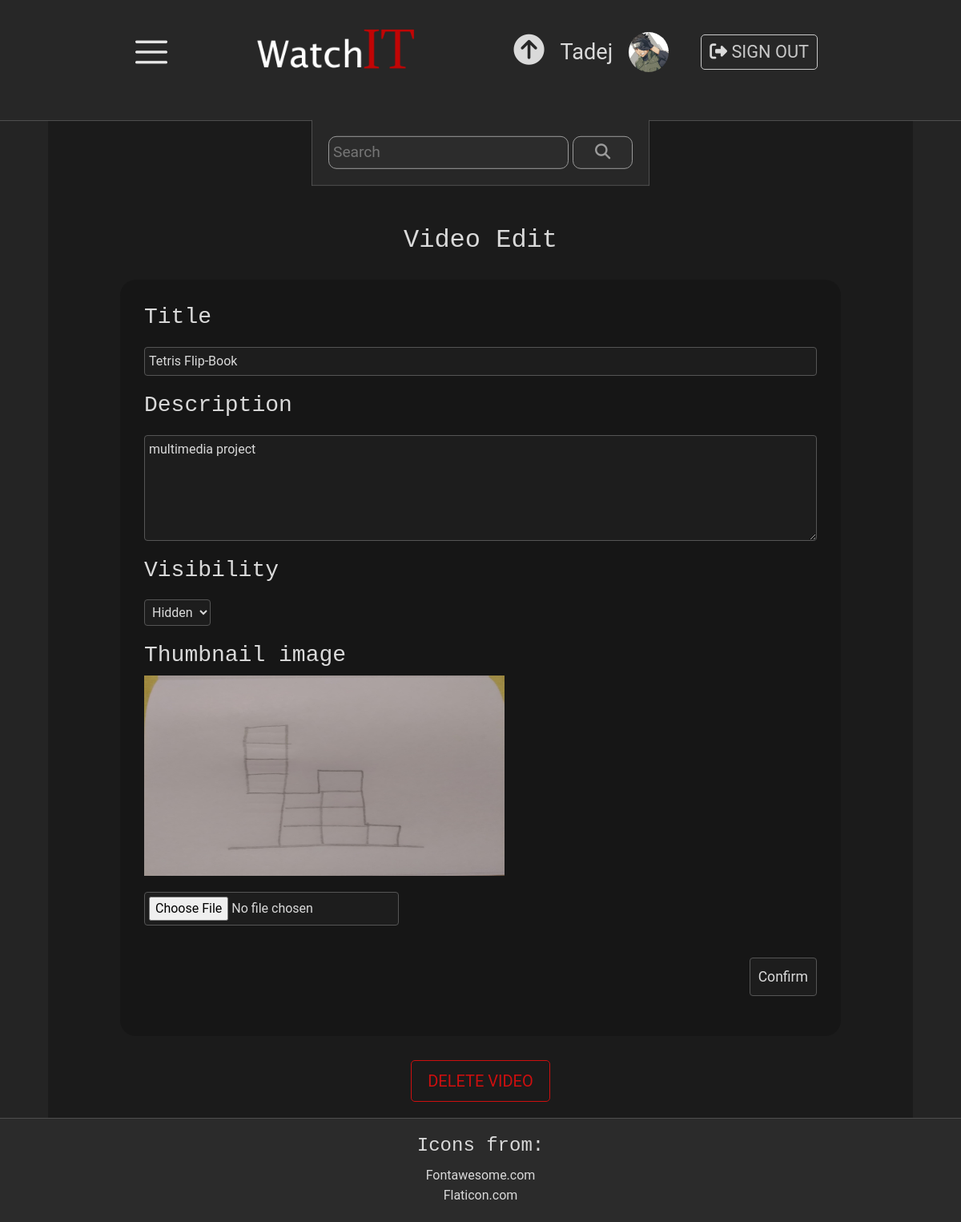
The app's page /edit.php?id=2 (signed in) with its own data.
### tables this page shows
CREATE TABLE `channels` (
  `id` int(11) NOT NULL,
  `url` varchar(255) NOT NULL,
  `subscribers` int(11) NOT NULL,
  `views` int(11) NOT NULL,
  `banner_picture_url` varchar(255) DEFAULT NULL,
  `description` text DEFAULT NULL,
  `user_id` int(11) NOT NULL
);

CREATE TABLE `users` (
  `id` int(11) NOT NULL,
  `username` varchar(100) NOT NULL,
  `password` varchar(255) NOT NULL,
  `email` varchar(255) NOT NULL,
  `profile_picture_url` varchar(255) DEFAULT NULL,
  `creation_date` timestamp NOT NULL DEFAULT current_timestamp()
);

CREATE TABLE `videos` (
  `id` int(11) NOT NULL,
  `video_url` char(255) NOT NULL,
  `thumbnail` varchar(255) NOT NULL,
  `title` varchar(100) NOT NULL,
  `upload_date` timestamp NOT NULL DEFAULT current_timestamp(),
  `description` text DEFAULT NULL,
  `views` int(11) NOT NULL DEFAULT 0,
  `listed` int(1) NOT NULL DEFAULT 0,
  `channel_id` int(11) NOT NULL
);

### select_user.php (called while the page is built)
<?php
    $userID = $_SESSION['userID'];
    $sql =  "SELECT u.*, c.id AS channelID, c.banner_picture_url AS banner, c.description AS channelDescription FROM users u INNER JOIN channels c ON u.id=c.user_id WHERE u.id=?";
    $stmt = $pdo->prepare($sql);
    $stmt->execute([$userID]);
    $user = $stmt->fetch();
?>

### select_video_details.php (called while the page is built, shortened)
<?php
    $videoID = $_GET['id'];
    $sql = "SELECT v.*, c.id AS channelID, u.username AS username, u.profile_picture_url AS pfp, c.subscribers AS subscribers, u.id AS userid
    FROM videos v INNER JOIN channels c ON c.id=v.channel_id
    INNER JOIN users u ON u.id=c.user_id
    WHERE (v.id = ?)";
    $stmt = $pdo->prepare($sql);
    $stmt->execute([$videoID]);
    $video = $stmt->fetch();
?>

### edit.php (the view, shortened to what this page needs)
<?php
require 'connection.php';
include 'select_video_details.php';
?>
<!DOCTYPE html>
<html lang="en">
<head>
    <link rel="stylesheet" href="https://stackpath.bootstrapcdn.com/bootstrap/4.3.1/css/bootstrap.min.css">
    <link rel="stylesheet" href="css/main.css">
    <link rel="stylesheet" href="css/upload.css">
</head>
<body>
    <?php require 'header.php' ?>
    <div class="content">
        <div class="inner-content">
            <h2>Video Edit</h2>
            <div class="upload-form">
                <form action="update_video.php" method="post" enctype="multipart/form-data">
                    <h3>Title</h3>
                    <input type="text" name="title" placeholder="Enter video title" required="required" value="<?php echo $video['title']; ?>">
                    <h3>Description</h3>
                    <textarea name="description" id="description" cols="30" rows="5" placeholder="Video description..."><?php
                                if (isset($video['description'])) {
                                    echo str_replace('<br />', "", $video['description']);
                                }
                            ?></textarea>
                    <h3>Visibility</h3>
                    <select name="listed" id="listed">
                        <?php
                            if ($video['listed'] === 1) {
                                echo "<option value='1' selected='selected'>Visible</option>"
                                . "<option value='0'>Hidden</option>";
                            }
                            else {
                                echo "<option value='1'>Visible</option>"
                                . "<option value='0' selected='selected'>Hidden</option>";
                            }
                        ?>
                    </select>
                    <h3>Thumbnail image</h3>
                    <div class="thumbnail-preview">
                        <?php
                            if (isset($video['thumbnail']) && $video['thumbnail'] != "") {
                                echo "<img src='" . $video['thumbnail'] . "' id='thumbnail'>";
                            }
                            else {
                                echo "<img src='media/images/no-thumbnail.jpg' id='thumbnail'>";
                            }
                        ?>
                    </div>
                    <input type="file" name="thumbnail" id="thumbnail-file">
                    <input type="submit" value="Confirm">
                </form>
            </div>
            <button class="remove-button" id="remove-button">DELETE VIDEO</button>
        </div>
    </div>
    <?php include 'footer.php'; ?>
</body>
</html>

### header.php (shortened to what this page needs)
<?php
    if (isset($_SESSION['userID'])) {
        include 'select_user.php';
    }
?>
<link rel="stylesheet" type="text/css" href="css/header.css">
<link rel="stylesheet" type="text/css" href="css/searchbar.css">
<div class="header-container">
<div class="header">
    <div class="header-content">
        <div class="menu-icon-container-two">
            <img class="menu-icon" id="menu-open-icon-two" src="media/images/menu.png" alt="menu icon" onmouseover="menuHover(this)" onmouseout="menuHoverRelease(this)" onclick="openMenu()">
        </div>
        <div class="logo-container">
            <a href="index.php"><img src="media/images/logo.png" alt="WatchIT"></a>
        </div>
        <div class="account-info">
            <?php
                if (!isset($_SESSION['userID'])) {
                    echo
                    "<ul>"
                        . "<li>"
                        . "<a href='login.php'>"
                            . "<button class='account-button'><i class='fas fa-sign-in-alt'></i> Sign in</button>"
                        . "</a>"
                        . "</li>"
                        . "<li>"
                        . "<a href='register.php'>"
                            . "<button class='account-button'><i class='fas fa-user-plus'></i> Sign up</button>"
                        . "</a>"
                        . "</li>"
                    . "</ul>";
                }
                else {
                    echo
                    "<ul>"
                        . "<li>" . "<a href='upload.php'>" . "<i class='fas fa-arrow-circle-up upload-icon'></i>" . "</a>"
                        . "<li>" . "<a class='username' href='user.php'>" . $user['username'] . "</a>" . "</li>";
                    echo "<li>" . "<a href='channel.php?id=" . $user['channelID'] . "'>";
                    if ($user['profile_picture_url'] == "") {
                        echo "<img src='media/images/default-pfp.jpg' alt='pfp' class='header-pfp'>";
                    }
                    else {
                        echo "<img src='" . $user['profile_picture_url'] . "' class='header-pfp'>";
                    }
                    echo "</a></li>";
                    echo
                        "<li>"
                        . "<a href='logout.php'>"
                            . "<button class='account-button'><i class='fas fa-sign-out-alt'></i> Sign out</button>"
                        . "</a>"
                        . "</li>"
                    . "</ul>";
                }
            ?>
        </div>
        <div class="search-bar">
            <input type="text" placeholder="Search" id="search-text"></input>
            <button id="search-button">
                <i class="fas fa-search"></i>
            </button>
        </div>
    </div>
</div>
</div>

### css/main.css (style rules this page uses)
* { margin: 0; padding: 0; color: rgb(218, 218, 218); }
body { background: rgb(36, 36, 36); font-family: "Roboto", sans-serif; }
h1, h2, h3, h4 { font-family: "Roboto Slab", monospace; }
.content { min-height: 800px; position: relative; padding: 40px; padding-top: 100px; width: 90%; max-width: 1310px; padding-bottom: 20px; margin: 0 auto 0 auto; background:rgb(27, 27, 27) }
h2 { text-align: center; margin: 30px; }

### css/upload.css (style rules this page uses)
.upload-form { width: 90%; max-width: 900px; padding: 30px; margin: 30px auto; background: rgb(22, 22, 22); border-radius: 20px; }
.upload-form * { display: block; }
.upload-form input { margin: 20px 0; background-color: rgb(29, 29, 29); padding: 5px; border: none; border-radius: 4px; outline: none; border: 1px solid rgb(85, 85, 85); transition: 0.3s; }
textarea { width: 100%; margin: 20px 0; background-color: rgb(29, 29, 29); padding: 5px; border: none; border-radius: 4px; outline: none; border: 1px solid rgb(85, 85, 85); transition: 0.3s; }
.upload-form select { margin: 20px 0; background-color: rgb(29, 29, 29); padding: 5px; border: none; border-radius: 4px; outline: none; border: 1px solid rgb(85, 85, 85); transition: 0.3s; }
.upload-form input[type=text] { width: 100%; }
.upload-form input[type=submit] { padding: 10px; font-size: 1.1em; float: right; }
.thumbnail-preview img { max-width: 450px; width: 100%; max-height: 250px; }
.remove-button { padding: 10px 20px; font-size: 1.25em; display: block; margin: auto; font-weight: 400; text-transform: uppercase; background-color: transparent; border: 1px solid rgb(206, 15, 15); border-radius: 5px; color: rgb(206, 15, 15); outline: none; transition: 0.3s; }

### css/header.css (style rules this page uses)
.header-container { position: sticky; top: 0; z-index: 10000; }
.header { position: relative; min-height: 150px; background-color: rgb(39, 39, 39); border-bottom: 1px solid rgb(78, 78, 78); }
.header-content { display: flex; flex-direction: row; flex-wrap: wrap; align-items: center; justify-content: space-between; position: relative; max-width: 1310px; width: 90%; margin: auto; min-height: 150px; padding-bottom: 20px; }
.logo-container { display: inline; }
.logo-container img { height: 80px; }
.account-info { display: inline; }
.account-info ul { list-style: none; margin: 0; }
.account-info a, .account-info p { font-size: 1.7em; }
.account-info li { vertical-align: middle; display: inline; margin: 10px; }
.username { color: inherit; transition: 0.2s; }
.account-info img { border-radius: 50%; object-fit: cover; cursor: pointer; }
.upload-icon { font-size: 1.4em; transition: 0.5s; }
.header-pfp { width: 50px; height: 50px; margin-right: 20px; object-fit: cover; }
.account-button { padding: 5px 10px; font-size: 0.8em; font-weight: 400; text-transform: uppercase; background-color: transparent; border: 1px solid rgb(201, 201, 201); border-radius: 5px; color: rgb(201, 201, 201); outline: none; transition: 0.5s; }
.account-button i { transition: 0.5s; }
.menu-icon { width: 40px; height: 40px; cursor: pointer; }
.menu-icon-container-two { display: none; }
@media screen and (max-width: 1310px) { .menu-icon-container-two { display: inline-block; } }
@media screen and (max-width: 1310px) { .header-content { justify-content: space-evenly; } }

### css/searchbar.css (style rules this page uses)
.search-bar { position: absolute; display: flex; justify-content: center; flex-wrap: wrap; flex-direction: row; padding: 20px; background-color: rgb(39, 39, 39); border-bottom: 1px solid rgb(78, 78, 78); border-left: 1px solid rgb(78, 78, 78); border-right: 1px solid rgb(78, 78, 78); margin: -1px auto 0 auto; width: fit-content; left: 50%; bottom: 0px; transform: translate(-50%, 100%); font-size: 1.2em; }
.search-bar input { width: 300px; margin-right: 5px; background-color: rgb(44, 44, 44); padding: 5px; border: none; border-radius: 10px; outline: none; border: 1px solid rgb(155, 155, 155); transition: 0.3s; }
.search-bar button { background: rgb(44, 44, 44); width: 75px; border: 1px solid rgb(155, 155, 155); border-radius: 10px; outline: none; padding: 5px; transition: 0.3s; }
.search-bar i { color: rgb(155, 155, 155); transition: 0.3s; }

### records on screen
channels: user.username "Tadej", user.profile_picture_url (picture)
videos: title "Tetris Flip-Book", description "multimedia project", listed "Hidden", thumbnail (picture)
